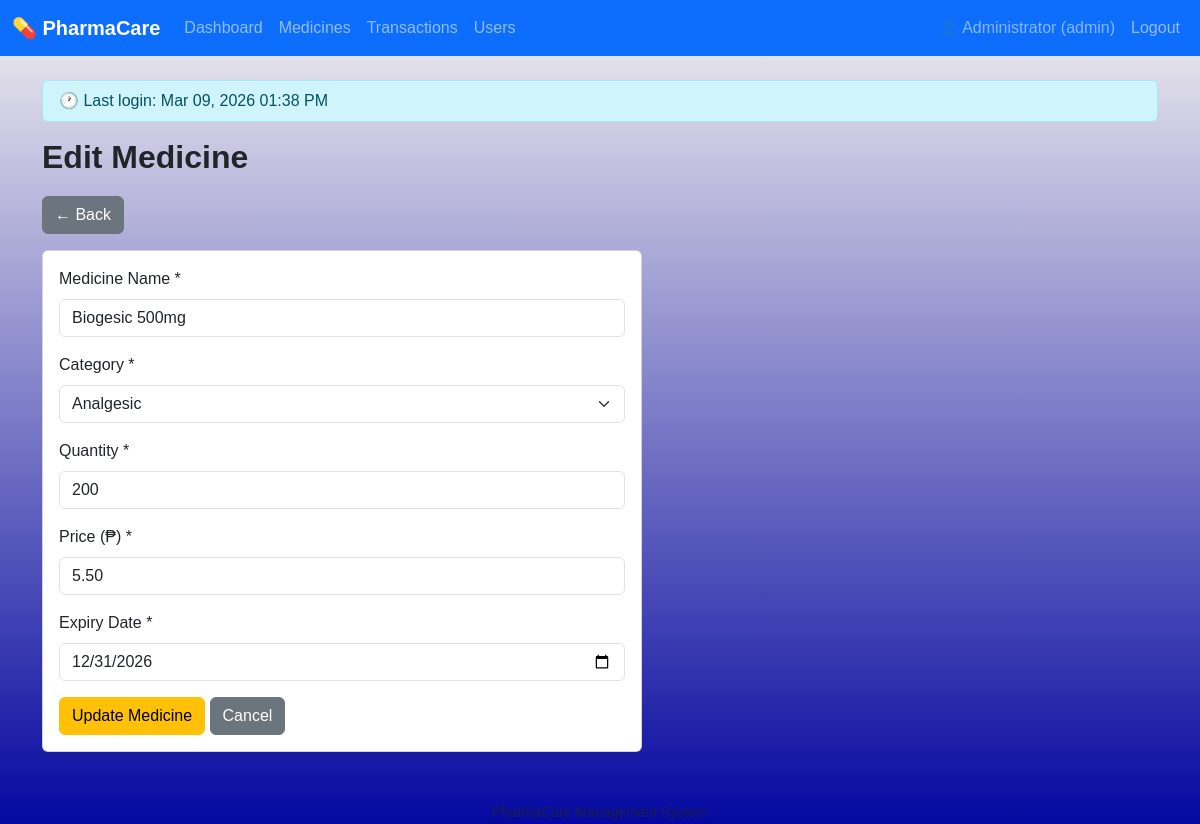
Page /edit_medicine.php?id=1 (signed in) on the committed database.
### tables this page shows
CREATE TABLE medicines (
    id            INT AUTO_INCREMENT PRIMARY KEY,
    medicine_name VARCHAR(150) NOT NULL,
    category      VARCHAR(100) NOT NULL,
    quantity      INT          NOT NULL DEFAULT 0,
    price         DECIMAL(10,2) NOT NULL DEFAULT 0.00,
    expiry_date   DATE         NOT NULL,
    created_at    TIMESTAMP DEFAULT CURRENT_TIMESTAMP
);

### db.php (called while the page is built, shortened)
<?php
function clean($str) {
    return htmlspecialchars($str, ENT_QUOTES, 'UTF-8');
}
?>

### edit_medicine.php (the view, shortened to what this page needs)
<?php
require_once 'db.php';
$pdo   = connect();
$id = intval($_GET['id'] ?? 0);
$stmt = $pdo->prepare("SELECT * FROM medicines WHERE id = ?");
$stmt->execute([$id]);
$med = $stmt->fetch();
include 'header.php';
?>
<h2>Edit Medicine</h2>
<a href="medicines.php" class="btn btn-secondary mb-3">← Back</a>
<div class="card form-box">
    <div class="card-body">
        <form method="POST">
            <div class="mb-3">
                <label class="form-label">Medicine Name *</label>
                <input type="text" name="medicine_name" class="form-control"
                       value="<?= clean($med['medicine_name']) ?>" required>
            </div>
            <div class="mb-3">
                <label class="form-label">Category *</label>
                <select name="category" class="form-select" required>
                    <?php
                    $cats = ['Analgesic','Antibiotic','Antihypertensive','Antidiabetic','Antihistamine','Antacid','Supplement','Other'];
                    foreach ($cats as $c): ?>
                        <option value="<?= $c ?>" <?= $med['category'] === $c ? 'selected' : '' ?>><?= $c ?></option>
                    <?php endforeach; ?>
                </select>
            </div>
            <div class="mb-3">
                <label class="form-label">Quantity *</label>
                <input type="number" name="quantity" class="form-control"
                       value="<?= $med['quantity'] ?>" min="0" required>
            </div>
            <div class="mb-3">
                <label class="form-label">Price (₱) *</label>
                <input type="number" name="price" class="form-control"
                       value="<?= $med['price'] ?>" min="0" step="0.01" required>
            </div>
            <div class="mb-3">
                <label class="form-label">Expiry Date *</label>
                <input type="date" name="expiry_date" class="form-control"
                       value="<?= clean($med['expiry_date']) ?>" required>
            </div>
            <button type="submit" class="btn btn-warning">Update Medicine</button>
            <a href="medicines.php" class="btn btn-secondary">Cancel</a>
        </form>
    </div>
</div>
<?php include 'footer.php'; ?>

### style.css (style rules this page uses)
body { background: linear-gradient( #f3f0f0, #0508a0); background-attachment: fixed; font-family: Arial, sans-serif; margin: 0; height: 100vh; }
h2 { margin-bottom: 20px; font-weight: bold; }
.form-box { max-width: 600px; }

### rows in the picture
medicines: medicine_name "Biogesic 500mg", category "Analgesic", quantity "200", price "5.50", expiry_date "12/31/2026"

### other values in the picture
$_SESSION['full_name'] "Administrator"
$_SESSION['role'] "admin"
$_COOKIE['last_login'] "Mar 09, 2026 01:38 PM"
